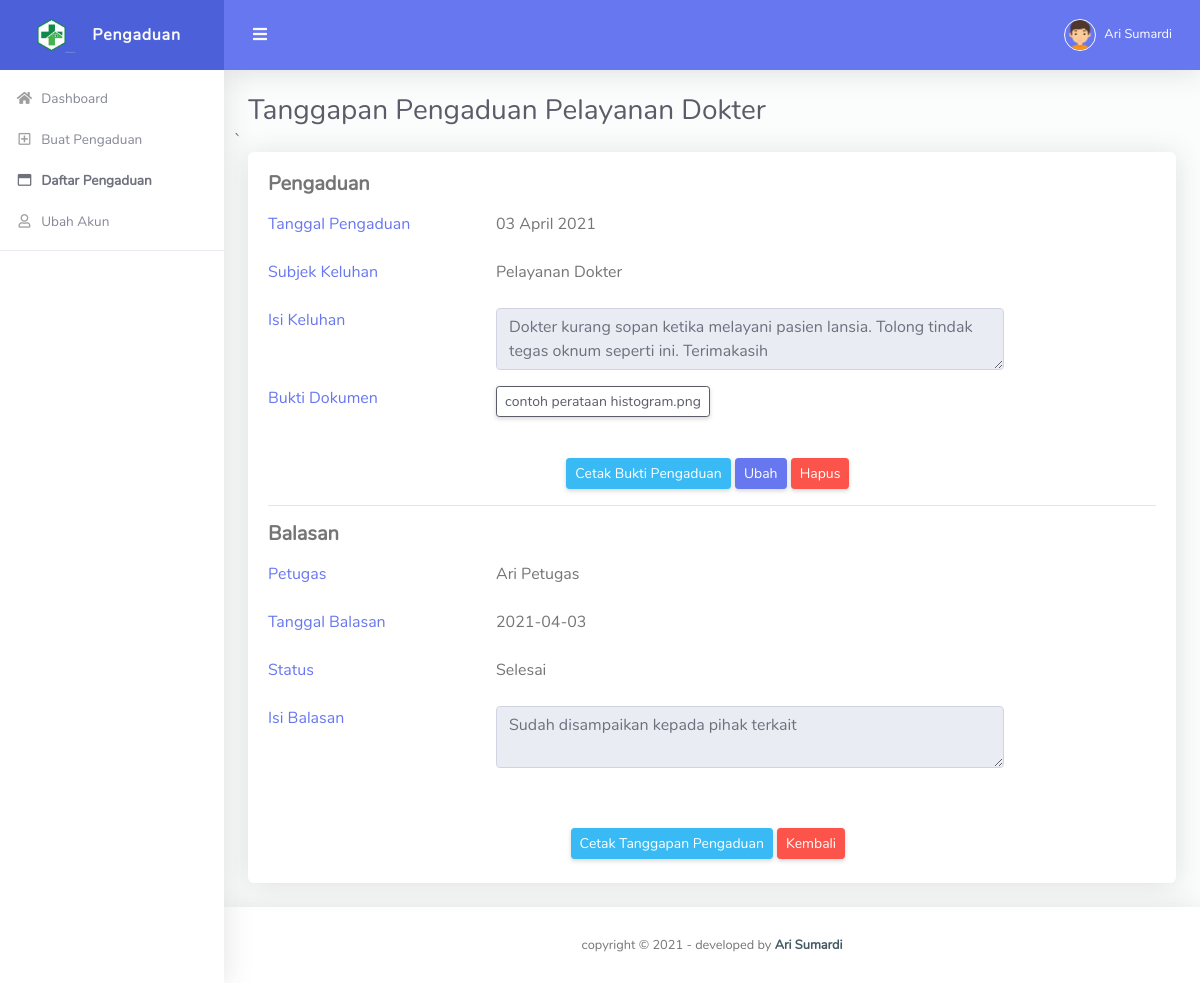
Screenshot of /detail-pengaduan.php?id=46 (signed in) with the database file from the repository.
### tables this page shows
CREATE TABLE `tbl_pengaduan` (
  `id_pengaduan` int(10) NOT NULL,
  `subjek_pengaduan` varchar(150) NOT NULL,
  `tgl_pengaduan` date NOT NULL,
  `isi_pengaduan` text NOT NULL,
  `bukti_pengaduan` varchar(100) DEFAULT NULL,
  `balasan_pengaduan` enum('Belum','Proses','Selesai') NOT NULL,
  `id_masyarakat` int(11) NOT NULL
);

CREATE TABLE `tbl_tanggapan` (
  `id_tanggapan` int(10) NOT NULL,
  `tgl_balas_tanggapan` date NOT NULL,
  `status_tanggapan` enum('Proses','Selesai') NOT NULL,
  `isi_tanggapan` text NOT NULL,
  `id_petugas` int(10) NOT NULL,
  `id_pengaduan` int(10) NOT NULL
);

CREATE TABLE `tbl_petugas` (
  `id_petugas` int(10) NOT NULL,
  `nama` varchar(90) NOT NULL,
  `email` varchar(50) NOT NULL,
  `telepon` varchar(16) NOT NULL,
  `password` varchar(150) NOT NULL,
  `level` enum('Admin','Petugas') NOT NULL
);

### koneksi.php (called while the page is built, shortened)
<?php
function tgl_indo($tanggal){
	$bulan = array (
		1 =>   'Januari',
		'Februari',
		'Maret',
		'April',
		'Mei',
		'Juni',
		'Juli',
		'Agustus',
		'September',
		'Oktober',
		'November',
		'Desember'
	);
	$pecahkan = explode('-', $tanggal);
	return $pecahkan[2] . ' ' . $bulan[ (int)$pecahkan[1] ] . ' ' . $pecahkan[0];
}
?>

### detail-pengaduan.php (the view, shortened to what this page needs)
<?php
  include 'koneksi.php';
  $id = $_GET['id'];
  $data = mysqli_query($koneksi,"select * from tbl_pengaduan where id_pengaduan='$id'");
  $row = mysqli_fetch_array($data)
?>
<!DOCTYPE html>
<html lang="en">
<head>
  <link href="vendor/fontawesome-free/css/all.min.css" rel="stylesheet" type="text/css">
  <link href="vendor/bootstrap/css/bootstrap.min.css" rel="stylesheet" type="text/css">
  <link href="css/ruang-admin.min.css" rel="stylesheet">
  <link href="vendor/datatables/dataTables.bootstrap4.css"  rel="stylesheet" type="text/css">
</head>
<body id="page-top">
  <div id="wrapper">
    <ul class="navbar-nav sidebar sidebar-light accordion" id="accordionSidebar">
      <a class="sidebar-brand d-flex align-items-center justify-content-center" href="index.php">
        <div class="sidebar-brand-icon">
          <img src="img/logo/logo2.png">
        </div>
        <div class="sidebar-brand-text mx-3">Pengaduan</div>
      </a>
      <?php include "menu.php"; ?>
      <hr class="sidebar-divider">
    </ul>
    <div id="content-wrapper" class="d-flex flex-column">
      <div id="content">
        <nav class="navbar navbar-expand navbar-light bg-navbar topbar mb-4 static-top">
          <button id="sidebarToggleTop" class="btn btn-link rounded-circle mr-3">
            <i class="fa fa-bars"></i>
          </button>
          <ul class="navbar-nav ml-auto">
            <li class="nav-item dropdown no-arrow">
              <a class="nav-link dropdown-toggle" href="#" id="userDropdown" role="button" data-toggle="dropdown"
                aria-haspopup="true" aria-expanded="false">
                <img class="img-profile rounded-circle" src="img/boy.png" style="max-width: 60px">
                <span class="ml-2 d-none d-lg-inline text-white small"><?php echo $_SESSION['nama']; ?></span>
              </a>
            </li>
          </ul>
        </nav>
        <div class="container-fluid" id="container-wrapper">
          <div class="d-sm-flex align-items-center justify-content-between mb-0">
            <h1 class="h3 mb-0 text-gray-800">Tanggapan Pengaduan <?php echo $row['subjek_pengaduan'];?></h1>
          </div>
          <div class="row">
         ` <div class="col-lg-12">
              <div class="card mb-4">
                <div class="card-body">
                  <form action="add-pengaduan.php" method="post" enctype="multipart/form-data">
                    <div class="form-group">
                     <h5 class="text-secondary"><b>Pengaduan</b></h5>
                    </div>
                    <div class="form-group row">
                      <div class="col-lg-3">
                        <label for="tgl" class="text-primary">Tanggal Pengaduan</label>
                      </div>
                      <div class="col-lg-7">
                       <label class="text-default"><?php echo tgl_indo($row['tgl_pengaduan']);?> </label>
                      </div>
                    </div>
                    <div class="form-group row">
                      <div class="col-lg-3">
                       <label for="subjek" class="text-primary">Subjek Keluhan</label>
                      </div>
                      <div class="col-lg-7">
                       <label class="text-default"><?php echo $row['subjek_pengaduan'];?> </label>
                      </div>
                    </div>
                    <div class="form-group row">
                      <div class="col-lg-3">
                       <label for="subjek" class="text-primary">Isi Keluhan</label>
                      </div>
                      <div class="col-lg-7">
                      <textarea class="form-control" readonly><?php echo $row['isi_pengaduan'];?> </textarea>
                      </div>
                    </div>
                    <div class="form-group row">
                      <div class="col-lg-3">
                       <label for="subjek" class="text-primary">Bukti Dokumen</label>
                      </div>
                      <div class="col-lg-7">
                       <button type="button" class="btn btn-outline-dark btn-sm" data-toggle="modal" data-target="#exampleModal"
                    id="#myBtn"><?php echo $row['bukti_pengaduan'];?></button>
                      </div>
                    </div>
                    <br>
                    <center>
                    <a class='btn btn-sm btn-info' href='cetak-pengaduan.php?id=<?php echo $row['id_pengaduan'];?>'> Cetak Bukti Pengaduan</a>
                    <a class='btn btn-sm btn-primary' href='ubah-pengaduan.php?id=<?php echo $row['id_pengaduan'];?>'> Ubah </a>
                    <a class='btn btn-sm btn-danger' href='hapus-pengaduan.php?id=<?php echo $row['id_pengaduan'];?>'> Hapus</a> &nbsp;
                    </center>
                    <hr>
                  <?php
                    $d = mysqli_query($koneksi,"select * from tbl_tanggapan JOIN tbl_petugas USING (id_petugas) where id_pengaduan='$id'");
                    $r = mysqli_fetch_array($d);
                    $cek = mysqli_num_rows($d);
                    if ($cek == 0){
                      echo "<div class='alert alert-danger' role='alert'>
                      <i class='fa fa-2x fa-frown'></i><br>
                      <b> Maaf belum ada balasan.</b>
                      </div>";
                    }
                    else {
                  ?>
                  <div class="form-group">
                     <h5 class="text-secondary"><b>Balasan</b></h5>
                    </div>
                    <div class="form-group row">
                      <div class="col-lg-3">
                        <label for="tgl" class="text-primary">Petugas</label>
                      </div>
                      <div class="col-lg-7">
                       <label class="text-default"><?php echo $r['nama'];?> </label>
                      </div>
                    </div>
                    <div class="form-group row">
                      <div class="col-lg-3">
                        <label for="tgl" class="text-primary">Tanggal Balasan</label>
                      </div>
                      <div class="col-lg-7">
                       <label class="text-default"><?php echo $r['tgl_balas_tanggapan'];?> </label>
                      </div>
                    </div>
                    <div class="form-group row">
                      <div class="col-lg-3">
                       <label for="subjek" class="text-primary">Status</label>
                      </div>
                      <div class="col-lg-7">
                       <label class="text-default"><?php echo $r['status_tanggapan'];?> </label>
                      </div>
                    </div>
                    <div class="form-group row">
                      <div class="col-lg-3">
                       <label for="subjek" class="text-primary">Isi Balasan</label>
                      </div>
                      <div class="col-lg-7">
                      <textarea class="form-control" readonly><?php echo $r['isi_tanggapan'];?> </textarea>
                      </div>
                    </div>
                    </div>
                    <br>
                    <center>
                    <a href="cetak-tanggapan.php?id=<?php echo $r['id_tanggapan'];?>" class="btn btn-sm btn-info" >Cetak Tanggapan Pengaduan</a>
                    <button type="button" class="btn btn-sm btn-danger">Kembali</button> &nbsp;
                    </center>
                    <br>
                  <?php } ?>
                </div>
              </div>
          </div>
        </div>
      </div>
      <footer class="sticky-footer bg-white">
        <div class="container my-auto">
          <div class="copyright text-center my-auto">
            <span>copyright &copy; <script> document.write(new Date().getFullYear()); </script> - developed by
            <b><a href="">Ari Sumardi</a></b>
            </span>
          </div>
        </div>
      </footer>
    </div>
  </div>
</body>
</html>

### rows the page displays
tbl_pengaduan: subjek_pengaduan "Pelayanan Dokter", tgl_pengaduan "03 April 2021", isi_pengaduan "Dokter kurang sopan ketika melayani pasien lansia. Tolong tindak tegas oknum seperti ini. Terimakasih", bukti_pengaduan "contoh perataan histogram.png"
tbl_tanggapan: id_petugas.nama "Ari Petugas", tgl_balas_tanggapan "2021-04-03", status_tanggapan "Selesai", isi_tanggapan "Sudah disampaikan kepada pihak terkait"

### other values shown
$_SESSION['nama'] "Ari Sumardi"
